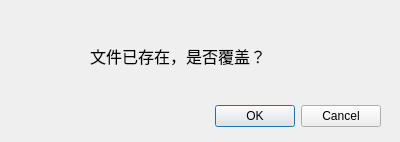
<?xml version="1.0" encoding="UTF-8"?>
<ui version="4.0">
 <class>exist</class>
 <widget class="QDialog" name="exist">
  <property name="geometry">
   <rect>
    <x>0</x>
    <y>0</y>
    <width>400</width>
    <height>142</height>
   </rect>
  </property>
  <property name="windowTitle">
   <string>Exist</string>
  </property>
  <widget class="QDialogButtonBox" name="buttonBox">
   <property name="geometry">
    <rect>
     <x>40</x>
     <y>100</y>
     <width>341</width>
     <height>32</height>
    </rect>
   </property>
   <property name="orientation">
    <enum>Qt::Horizontal</enum>
   </property>
   <property name="standardButtons">
    <set>QDialogButtonBox::Cancel|QDialogButtonBox::Ok</set>
   </property>
  </widget>
  <widget class="QLabel" name="label">
   <property name="geometry">
    <rect>
     <x>90</x>
     <y>40</y>
     <width>231</width>
     <height>31</height>
    </rect>
   </property>
   <property name="font">
    <font>
     <pointsize>12</pointsize>
    </font>
   </property>
   <property name="text">
    <string>文件已存在，是否覆盖？</string>
   </property>
  </widget>
 </widget>
 <resources/>
 <connections>
  <connection>
   <sender>buttonBox</sender>
   <signal>accepted()</signal>
   <receiver>exist</receiver>
   <slot>accept()</slot>
   <hints>
    <hint type="sourcelabel">
     <x>248</x>
     <y>254</y>
    </hint>
    <hint type="destinationlabel">
     <x>157</x>
     <y>274</y>
    </hint>
   </hints>
  </connection>
  <connection>
   <sender>buttonBox</sender>
   <signal>rejected()</signal>
   <receiver>exist</receiver>
   <slot>reject()</slot>
   <hints>
    <hint type="sourcelabel">
     <x>316</x>
     <y>260</y>
    </hint>
    <hint type="destinationlabel">
     <x>286</x>
     <y>274</y>
    </hint>
   </hints>
  </connection>
 </connections>
</ui>
